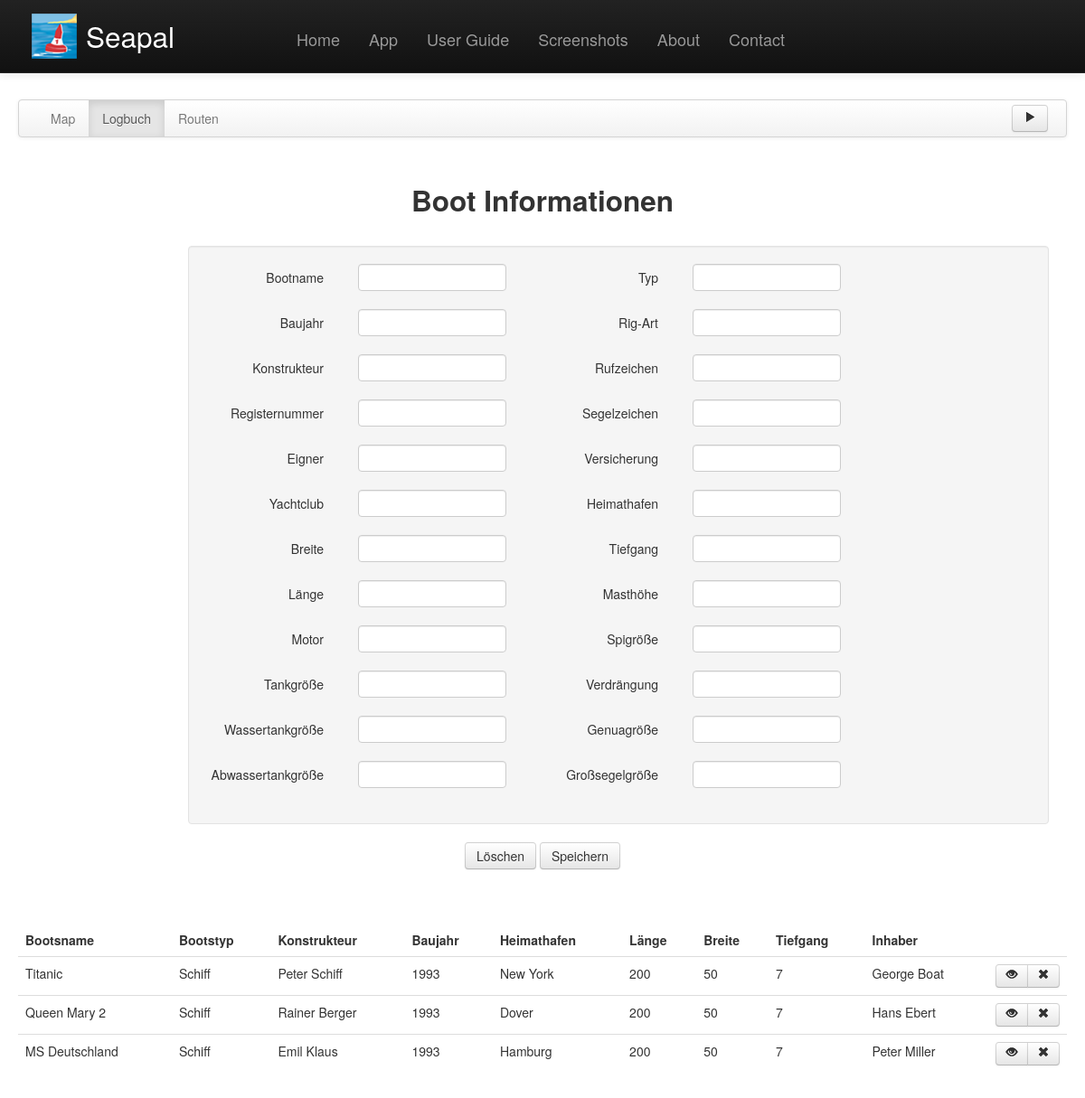
/site/app_boatinfo.php, run on the app's committed database.
### tables this page shows
CREATE TABLE bootinfo (
	bnr INT NOT NULL AUTO_INCREMENT,
	bootname VARCHAR(30) NOT NULL,
	registernummer INT NOT NULL,
	segelzeichen VARCHAR(5) NOT NULL,
	heimathafen VARCHAR(30) DEFAULT NULL,
	yachtclub VARCHAR(30) DEFAULT NULL,
	eigner VARCHAR(30) NOT NULL,
	versicherung VARCHAR(30) NOT NULL,
	rufzeichen VARCHAR(5) DEFAULT NULL,
	typ VARCHAR(10) NOT NULL,
	konstrukteur VARCHAR(30) DEFAULT NULL,
	laenge FLOAT NOT NULL,
	breite FLOAT NOT NULL,
	tiefgang FLOAT NOT NULL,
	masthoehe FLOAT NOT NULL,
	verdraengung FLOAT NOT NULL,
	rigart VARCHAR(10) DEFAULT NULL,
	baujahr INT NOT NULL,
	motor VARCHAR(30) DEFAULT NULL,
	tankgroesse FLOAT DEFAULT NULL,
	wassertankgroesse FLOAT DEFAULT NULL,
	abwassertankgroesse FLOAT DEFAULT NULL,
	grosssegelgroesse FLOAT DEFAULT NULL,
	genuagroesse FLOAT DEFAULT NULL,
	spigroesse FLOAT DEFAULT NULL,
	PRIMARY KEY (bnr)
);

### site/app_boatinfo.php (the view, shortened to what this page needs)
<!DOCTYPE html>
<html lang="de">
	<head>
	    <?php include('_include/header.php'); ?>
	</head>
	<body>
    	<?php include('_include/navigation.php'); ?>
    	<div class="container-fluid">
    		<?php include('_include/navigation_app.php'); ?>
    		<div id="appWrapper" align="center">
	            <br />
	            <h2>Boot Informationen</h2>
	            <br />
	            <div class="container-fluid">
	            	<form class="form-horizontal">
		            	<div class="row well" style="margin-left: 15%;">
		            		<div class="span4" align="center">
			            		<div class="control-group">
			            			<label class="control-label">Bootname</label>
			            			<input class="input-medium" type="text" name="bootname" id="bootname" />
			            		</div>
			            		<div class="control-group">
			            			<label class="control-label">Baujahr</label>
			            			<input class="input-medium" type="text" name="baujahr" id="baujahr" />
			                    </div>
			                    <div class="control-group">
			            			<label class="control-label">Konstrukteur</label>
			            			<input class="input-medium" type="text" name="konstrukteur" id="konstrukteur" />
			                    </div>
			                    <div class="control-group">
			            			<label class="control-label">Registernummer</label>
			            			<input class="input-medium" type="text" name="registernummer" id="registernummer" />
			                    </div>
			                    <div class="control-group">
			            			<label class="control-label">Eigner</label>
			            			<input class="input-medium" type="text" name="eigner" id="eigner" />
			                    </div>
			                    <div class="control-group">
			            			<label class="control-label">Yachtclub</label>
			            			<input class="input-medium" type="text" name="yachtclub" id="yachtclub" />
			                    </div>
		            		</div>
		            		<div class="span4">
		            			<div class="control-group">
			            			<label class="control-label">Typ</label>
			            			<input class="input-medium" type="text" name="typ" id="typ" />
			            		</div>
			            		<div class="control-group">
			            			<label class="control-label">Rig-Art</label>
			            			<input class="input-medium" type="text" name="rigart" id="rigart" />
			                    </div>
			                    <div class="control-group">
			            			<label class="control-label">Rufzeichen</label>
			            			<input class="input-medium" type="text" name="rufzeichen" id="rufzeichen" />
			            		</div>
			            		<div class="control-group">
			                    	<label class="control-label">Segelzeichen</label>
			            			<input class="input-medium" type="text" name="segelzeichen" id="segelzeichen" />
			                    </div>
			                    <div class="control-group">
			                    	<label class="control-label">Versicherung</label>
			            			<input class="input-medium" type="text" name="versicherung" id="versicherung" />
			                    </div>
			                    <div class="control-group">
			                    	<label class="control-label">Heimathafen</label>
			            			<input class="input-medium" type="text" name="heimathafen" id="heimathafen" />
			                    </div>
		            		</div>
		            		<div class="span4">
		            			<div class="control-group">
			            			<label class="control-label">Breite</label>
			            			<input class="input-medium" type="text" name="breite" id="breite" />
			                    </div>
			                    <div class="control-group">
			            			<label class="control-label">L&auml;nge</label>
			            			<input class="input-medium" type="text" name="laenge" id="laenge" />
			                    </div>
			                    <div class="control-group">
			            			<label class="control-label">Motor</label>
			            			<input class="input-medium" type="text" name="motor" id="motor"/>
			                    </div>
			                    <div class="control-group">
			            			<label class="control-label">Tankgr&ouml;&szlig;e</label>
			            			<input class="input-medium" type="text" name="tankgroesse" id="tankgroesse" />
			                    </div>
			                    <div class="control-group">
			            			<label class="control-label">Wassertankgr&ouml;&szlig;e</label>
			            			<input class="input-medium" type="text" name="wassertankgroesse" id="wassertankgroesse" />
			                    </div>
			                    <div class="control-group">
			            			<label class="control-label">Abwassertankgr&ouml;&szlig;e</label>
			            			<input class="input-medium" type="text" name="abwassertankgroesse" id="abwassertankgroesse" />
			                    </div>
		            		</div>
		            		<div class="span4">
		            			<div class="control-group">
			            			<label class="control-label">Tiefgang</label>
			            			<input class="input-medium" type="text" name="tiefgang" id="tiefgang" />
			                    </div>
			                    <div class="control-group">
			            			<label class="control-label">Masth&ouml;he</label>
			            			<input class="input-medium" type="text" name="masthoehe" id="masthoehe" />
			                    </div>
			                    <div class="control-group">
			            			<label class="control-label">Spigr&ouml;&szlig;e</label>
			            			<input class="input-medium" type="text" name="spigroesse" id="spigroesse" />
			                    </div>
			                    <div class="control-group">
			            			<label class="control-label">Verdr&auml;ngung</label>
			            			<input class="input-medium" type="text" name="verdraengung" id="verdraengung" />
			                    </div>
			                    <div class="control-group">
			            			<label class="control-label">Genuagr&ouml;&szlig;e</label>
			            			<input class="input-medium" type="text" name="genuagroesse" id="genuagroesse" />
			                    </div>
			                    <div class="control-group">
			            			<label class="control-label">Gro&szlig;segelgr&ouml;&szlig;e</label>
			            			<input class="input-medium" type="text" name="grosssegelgroesse" id="grosssegelgroesse" />
			                    </div>
		            		</div>
		            	</div>
		            	<div class="control-group">
			            	<input type="reset" class="btn" id="delete" value="L&ouml;schen" class="button"/>
			                <input type="submit" class="btn" id="save" name="submit" value="Speichern" class="button"/>
			            </div>
	            	</div>
	            </div>
	            <br />
	            <br />
	            <div class="appTableDiv" align="center">
	                <table class="appTable table table-hover" cellspacing="0px" cellpadding="5px">
	                    <thead>
	                        <tr>
	                            <th>Bootsname</th>
	                            <th>Bootstyp</th>
	                            <th>Konstrukteur</th>
	                            <th>Baujahr</th>
	                            <th>Heimathafen</th>
	                            <th>L&auml;nge</th>
	                            <th>Breite</th>
	                            <th>Tiefgang</th>
	                            <th>Inhaber</th>
	                            <th></th>
	                        </tr>
	                    </thead>
		                <tbody id="entries">
	                        <?php
		                        $conn = mysql_connect("localhost", "root", "root");
		                        $sql = "SELECT * FROM bootinfo;";
		                        $result = mysql_query($sql, $conn);
		                        while ($row = mysql_fetch_array($result)) {
		                            echo("<tr class='selectable' id='" . $row['bnr'] . "'>");
		                            echo("<td>" . $row['bootname'] . "</td>");
		                            echo("<td>" . $row['typ'] . "</td>");
		                            echo("<td>" . $row['konstrukteur'] . "</td>");
		                            echo("<td>" . $row['baujahr'] . "</td>");
		                            echo("<td>" . $row['heimathafen'] . "</td>");
		                            echo("<td>" . $row['laenge'] . "</td>");
		                            echo("<td>" . $row['breite'] . "</td>");
		                            echo("<td>" . $row['tiefgang'] . "</td>");
		                            echo("<td>" . $row['eigner'] . "</td>");
		                            echo("<td style='width:30px; text-align:left;'><div class='btn-group'>");
		                            echo("<a class='btn btn-small view' id='" . $row['bnr'] . "'><span><i class='icon-eye-open'></i></span></a>");
		                            echo("<a class='btn btn-small remove' id='" . $row['bnr'] . "'><span><i class='icon-remove'></i></span></a>");
		                            echo("</div></td>");
		                            echo("</tr>");
		                        }
	                        ?>
	                    </tbody>
	                </table>
	                <br /><br />
	            </div>
    		</div>
	</body>
</html>

### data on the page
bootinfo: bootname "Titanic", typ "Schiff", konstrukteur "Peter Schiff", baujahr "1993", heimathafen "New York", laenge "200", breite "50", tiefgang "7", eigner "George Boat"
bootinfo: bootname "Queen Mary 2", typ "Schiff", konstrukteur "Rainer Berger", baujahr "1993", heimathafen "Dover", laenge "200", breite "50", tiefgang "7", eigner "Hans Ebert"
bootinfo: bootname "MS Deutschland", typ "Schiff", konstrukteur "Emil Klaus", baujahr "1993", heimathafen "Hamburg", laenge "200", breite "50", tiefgang "7", eigner "Peter Miller"
